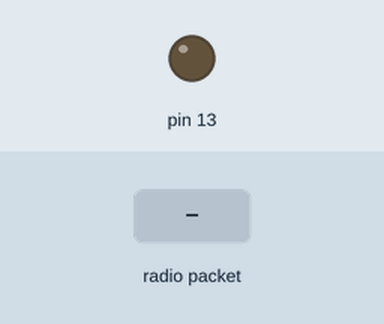
The sketch below on a simulated Arduino Uno, built with avr-gcc and run on an emulated ATmega328P. Parts: output pins drawn as LEDs (lit = HIGH). Inputs (shaded band) come from the test bench. No radio packets arrive unless stated.

Above: at 1.2 s.
1.3 s: radio packet "1" arrives
At 2.3 s:
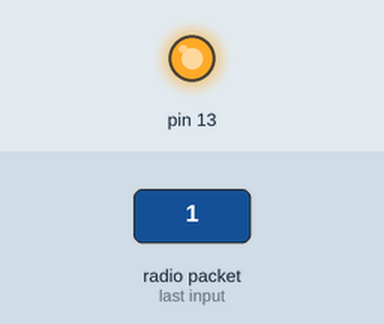
2.8 s: radio packet "0" arrives
At 3.4 s:
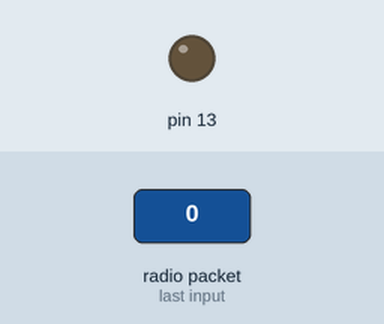
Timing chart, 0 to 5.8 s (numbered marks = the images above; inputs shaded):
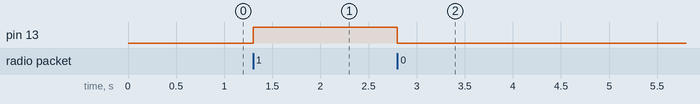

Measured:
- after the input at 1.3 s, pin 13: LOW → HIGH at once
- after the input at 2.8 s, pin 13: HIGH → LOW at once

The sketch:

Receiver_Code.ino
```cpp
#include <VirtualWire.h>
#include <Wire.h>


#define RX_Pin 2


int off = 0;

void setup(){
  pinMode(13,OUTPUT);
  digitalWrite(13, LOW);;

  vw_set_rx_pin(RX_Pin);
  vw_setup(2000);
  vw_rx_start();

}
void loop(){
  uint8_t buf[VW_MAX_MESSAGE_LEN];
  uint8_t buflen = VW_MAX_MESSAGE_LEN;

  if (vw_get_message(buf, &buflen)){
    if(buf[0]=='0'){
    digitalWrite(13,0);
      off = 1;
    }
    if(buf[0]=='1'){
    digitalWrite(13,1);
    }
  }
}
```
